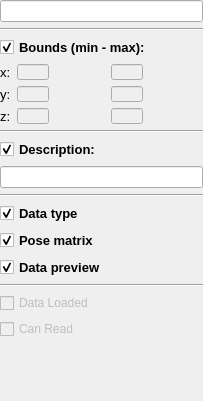
<?xml version="1.0" encoding="UTF-8"?>
<ui version="4.0">
 <class>vmeUI</class>
 <widget class="QWidget" name="vmeUI">
  <property name="geometry">
   <rect>
    <x>0</x>
    <y>0</y>
    <width>203</width>
    <height>401</height>
   </rect>
  </property>
  <property name="sizePolicy">
   <sizepolicy hsizetype="Expanding" vsizetype="Expanding">
    <horstretch>0</horstretch>
    <verstretch>0</verstretch>
   </sizepolicy>
  </property>
  <property name="windowTitle">
   <string>Form</string>
  </property>
  <layout class="QVBoxLayout" name="verticalLayout">
   <property name="margin">
    <number>0</number>
   </property>
   <item>
    <widget class="QLineEdit" name="objectType">
     <property name="enabled">
      <bool>true</bool>
     </property>
     <property name="text">
      <string/>
     </property>
     <property name="readOnly">
      <bool>true</bool>
     </property>
    </widget>
   </item>
   <item>
    <widget class="Line" name="line">
     <property name="orientation">
      <enum>Qt::Horizontal</enum>
     </property>
    </widget>
   </item>
   <item>
    <widget class="QCheckBox" name="showBounds">
     <property name="font">
      <font>
       <pointsize>10</pointsize>
       <weight>75</weight>
       <bold>true</bold>
      </font>
     </property>
     <property name="autoFillBackground">
      <bool>false</bool>
     </property>
     <property name="text">
      <string>Bounds (min - max):</string>
     </property>
     <property name="iconSize">
      <size>
       <width>16</width>
       <height>16</height>
      </size>
     </property>
     <property name="checked">
      <bool>true</bool>
     </property>
     <property name="tristate">
      <bool>false</bool>
     </property>
    </widget>
   </item>
   <item>
    <layout class="QHBoxLayout" name="horizontalLayout">
     <item>
      <layout class="QFormLayout" name="formLayout_9">
       <property name="fieldGrowthPolicy">
        <enum>QFormLayout::AllNonFixedFieldsGrow</enum>
       </property>
       <item row="1" column="0">
        <widget class="QLabel" name="Xmin">
         <property name="font">
          <font>
           <pointsize>10</pointsize>
          </font>
         </property>
         <property name="text">
          <string>x:</string>
         </property>
        </widget>
       </item>
       <item row="1" column="1">
        <widget class="QLineEdit" name="boundXmin">
         <property name="enabled">
          <bool>false</bool>
         </property>
         <property name="sizePolicy">
          <sizepolicy hsizetype="Expanding" vsizetype="Fixed">
           <horstretch>0</horstretch>
           <verstretch>0</verstretch>
          </sizepolicy>
         </property>
         <property name="maximumSize">
          <size>
           <width>32</width>
           <height>16</height>
          </size>
         </property>
         <property name="font">
          <font>
           <pointsize>10</pointsize>
          </font>
         </property>
        </widget>
       </item>
       <item row="2" column="0">
        <widget class="QLabel" name="Ymin">
         <property name="font">
          <font>
           <pointsize>10</pointsize>
          </font>
         </property>
         <property name="text">
          <string>y:</string>
         </property>
        </widget>
       </item>
       <item row="2" column="1">
        <widget class="QLineEdit" name="boundYmin">
         <property name="enabled">
          <bool>false</bool>
         </property>
         <property name="sizePolicy">
          <sizepolicy hsizetype="Expanding" vsizetype="Fixed">
           <horstretch>0</horstretch>
           <verstretch>0</verstretch>
          </sizepolicy>
         </property>
         <property name="maximumSize">
          <size>
           <width>32</width>
           <height>16</height>
          </size>
         </property>
         <property name="font">
          <font>
           <pointsize>10</pointsize>
          </font>
         </property>
        </widget>
       </item>
       <item row="3" column="0">
        <widget class="QLabel" name="Zmin">
         <property name="font">
          <font>
           <pointsize>10</pointsize>
          </font>
         </property>
         <property name="text">
          <string>z:</string>
         </property>
        </widget>
       </item>
       <item row="3" column="1">
        <widget class="QLineEdit" name="boundZmin">
         <property name="enabled">
          <bool>false</bool>
         </property>
         <property name="sizePolicy">
          <sizepolicy hsizetype="Expanding" vsizetype="Fixed">
           <horstretch>0</horstretch>
           <verstretch>0</verstretch>
          </sizepolicy>
         </property>
         <property name="maximumSize">
          <size>
           <width>32</width>
           <height>16</height>
          </size>
         </property>
         <property name="font">
          <font>
           <pointsize>10</pointsize>
          </font>
         </property>
        </widget>
       </item>
      </layout>
     </item>
     <item>
      <layout class="QFormLayout" name="formLayout_10">
       <property name="fieldGrowthPolicy">
        <enum>QFormLayout::AllNonFixedFieldsGrow</enum>
       </property>
       <item row="1" column="1">
        <widget class="QLineEdit" name="boundXmax">
         <property name="enabled">
          <bool>false</bool>
         </property>
         <property name="sizePolicy">
          <sizepolicy hsizetype="Expanding" vsizetype="Fixed">
           <horstretch>0</horstretch>
           <verstretch>0</verstretch>
          </sizepolicy>
         </property>
         <property name="maximumSize">
          <size>
           <width>32</width>
           <height>16</height>
          </size>
         </property>
         <property name="font">
          <font>
           <pointsize>10</pointsize>
          </font>
         </property>
        </widget>
       </item>
       <item row="2" column="1">
        <widget class="QLineEdit" name="boundYmax">
         <property name="enabled">
          <bool>false</bool>
         </property>
         <property name="sizePolicy">
          <sizepolicy hsizetype="Expanding" vsizetype="Fixed">
           <horstretch>0</horstretch>
           <verstretch>0</verstretch>
          </sizepolicy>
         </property>
         <property name="maximumSize">
          <size>
           <width>32</width>
           <height>16</height>
          </size>
         </property>
         <property name="font">
          <font>
           <pointsize>10</pointsize>
          </font>
         </property>
        </widget>
       </item>
       <item row="3" column="1">
        <widget class="QLineEdit" name="boundZmax">
         <property name="enabled">
          <bool>false</bool>
         </property>
         <property name="sizePolicy">
          <sizepolicy hsizetype="Expanding" vsizetype="Fixed">
           <horstretch>0</horstretch>
           <verstretch>0</verstretch>
          </sizepolicy>
         </property>
         <property name="maximumSize">
          <size>
           <width>32</width>
           <height>16</height>
          </size>
         </property>
         <property name="font">
          <font>
           <pointsize>10</pointsize>
          </font>
         </property>
        </widget>
       </item>
      </layout>
     </item>
    </layout>
   </item>
   <item>
    <widget class="Line" name="line_2">
     <property name="orientation">
      <enum>Qt::Horizontal</enum>
     </property>
    </widget>
   </item>
   <item>
    <widget class="QCheckBox" name="showAdditionalInfo">
     <property name="font">
      <font>
       <pointsize>10</pointsize>
       <weight>75</weight>
       <bold>true</bold>
      </font>
     </property>
     <property name="text">
      <string>Description:</string>
     </property>
     <property name="checked">
      <bool>true</bool>
     </property>
    </widget>
   </item>
   <item>
    <widget class="QLineEdit" name="additionalInfo"/>
   </item>
   <item>
    <widget class="Line" name="line_3">
     <property name="orientation">
      <enum>Qt::Horizontal</enum>
     </property>
    </widget>
   </item>
   <item>
    <widget class="QCheckBox" name="showDataType">
     <property name="font">
      <font>
       <pointsize>10</pointsize>
       <weight>75</weight>
       <bold>true</bold>
      </font>
     </property>
     <property name="text">
      <string>Data type</string>
     </property>
     <property name="checked">
      <bool>true</bool>
     </property>
    </widget>
   </item>
   <item>
    <widget class="QCheckBox" name="showPoseMatrix">
     <property name="font">
      <font>
       <pointsize>10</pointsize>
       <weight>75</weight>
       <bold>true</bold>
      </font>
     </property>
     <property name="text">
      <string>Pose matrix</string>
     </property>
     <property name="checked">
      <bool>true</bool>
     </property>
    </widget>
   </item>
   <item>
    <widget class="QCheckBox" name="showPreview">
     <property name="font">
      <font>
       <pointsize>10</pointsize>
       <weight>75</weight>
       <bold>true</bold>
      </font>
     </property>
     <property name="text">
      <string>Data preview</string>
     </property>
     <property name="checked">
      <bool>true</bool>
     </property>
    </widget>
   </item>
   <item>
    <widget class="Line" name="line_4">
     <property name="orientation">
      <enum>Qt::Horizontal</enum>
     </property>
    </widget>
   </item>
   <item>
    <widget class="QCheckBox" name="dataLoaded">
     <property name="enabled">
      <bool>false</bool>
     </property>
     <property name="text">
      <string>Data Loaded</string>
     </property>
    </widget>
   </item>
   <item>
    <widget class="QCheckBox" name="canRead">
     <property name="enabled">
      <bool>false</bool>
     </property>
     <property name="text">
      <string>Can Read</string>
     </property>
    </widget>
   </item>
   <item>
    <spacer name="verticalSpacer_2">
     <property name="orientation">
      <enum>Qt::Vertical</enum>
     </property>
     <property name="sizeHint" stdset="0">
      <size>
       <width>20</width>
       <height>40</height>
      </size>
     </property>
    </spacer>
   </item>
  </layout>
 </widget>
 <resources/>
 <connections/>
</ui>
